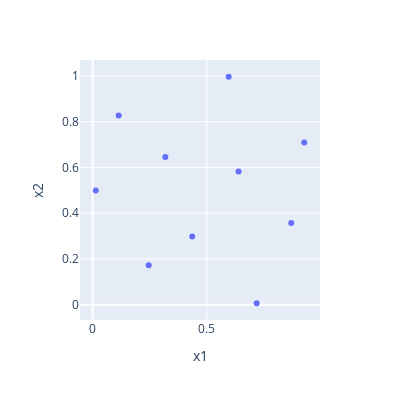

Notebook source saved alongside this figure:
### Code cell
latin_hypercube_fig = px.scatter(
    latin_hypercube_samples, x="x1", y="x2", width=400, height=400
)
latin_hypercube_fig

### Figure 1 — Plotly figure (JSON) as saved in the notebook; plotly's stock layout.template omitted (floating-point values rounded to 4 significant figures)
{"data": [{"hovertemplate": "x1=%{x}<br>x2=%{y}<extra></extra>", "legendgroup": "", "marker": {"color": "#636efa", "symbol": "circle"}, "mode": "markers", "name": "", "orientation": "v", "showlegend": false, "type": "scatter", "x": [0.2456, 0.4363, 0.927, 0.1143, 0.7187, 0.01368, 0.5959, 0.6393, 0.3184, 0.87], "xaxis": "x", "y": [0.173, 0.2983, 0.7087, 0.8271, 0.006493, 0.4997, 0.9966, 0.5824, 0.6459, 0.3577], "yaxis": "y"}], "layout": {"height": 400, "legend": {"tracegroupgap": 0}, "margin": {"t": 60}, "width": 400, "xaxis": {"anchor": "y", "domain": [0, 1], "title": {"text": "x1"}}, "yaxis": {"anchor": "x", "domain": [0, 1], "title": {"text": "x2"}}}}
